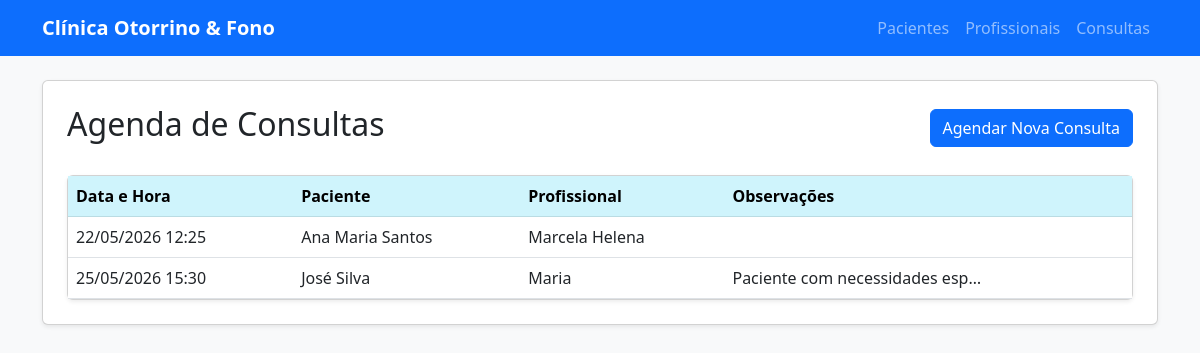
The app's page /logica/consultas/ with its own data.
### logica/models.py (models this page shows, shortened)
class Consulta(models.Model):
    paciente = models.ForeignKey(Paciente,on_delete=models.CASCADE)
    profissional = models.ForeignKey(Profissional,on_delete=models.CASCADE)
    data = models.DateTimeField()
    observacoes = models.TextField(blank=True, null=True)

class Paciente (models.Model):
    nome = models.CharField(max_length=100)
    cpf = models.CharField(max_length=14)
    telefone = models.CharField(max_length=15)
    email = models.EmailField(blank=True, null=True)

class Profissional (models.Model):
    ESPECIALIDADE_CHOICES = [
        ('Otorrinolaringologista', 'Otorrinolaringologista'),
        ('Fonoaudiólogo', 'Fonoaudiólogo'),
    ]
    nome = models.CharField(max_length=100)
    especialidade = models.CharField(max_length=100,
        choices=ESPECIALIDADE_CHOICES,
        default='Fonoaudiólogo'
    )
    registro = models.CharField(max_length=20)
    telefone = models.CharField(max_length=15, null=True, blank=True)

### logica/views.py (the view)
# urls.py: path('consultas/', views.consulta_list,name='consulta_list'),
def consulta_list(request):
    consultas = Consulta.objects.all().order_by('data')
    return render(request, 'logica/consulta_list.html', {'consultas': consultas})

### logica/templates/logica/consulta_list.html
{% extends 'logica/base.html' %}
{% block content %}
<div class="d-flex justify-content-between align-items-center mb-4">
    <h2>Agenda de Consultas</h2>
    <a href="{% url 'criar_consulta' %}" class="btn btn-primary">
        Agendar Nova Consulta
    </a>
</div>
<div class="card shadow-sm">
    <div class="card-body p-0">
        <table class="table table-hover mb-0">
            <thead class="table-info">
                <tr>
                    <th>Data e Hora</th>
                    <th>Paciente</th>
                    <th>Profissional</th>
                    <th>Observações</th>
                </tr>
            </thead>
            <tbody>
                {% for consulta in consultas %}
                <tr>
                    <td>{{ consulta.data|date:"d/m/Y H:i" }}</td>
                    <td>{{ consulta.paciente.nome }}</td>
                    <td>{{ consulta.profissional.nome }}</td>
                    <td>{{ consulta.observacoes|truncatechars:30 }}</td>
                </tr>
                {% empty %}
                <tr>
                    <td colspan="4" class="text-center text-muted py-4">
                        Nenhuma consulta agendada.
                    </td>
                </tr>
                {% endfor %}
            </tbody>
        </table>
    </div>
</div>
{% endblock %}

### records on screen
Consulta: data "22/05/2026 12:25", paciente.nome "Ana Maria Santos", profissional.nome "Marcela Helena"
Consulta: data "25/05/2026 15:30", paciente.nome "José Silva", profissional.nome "Maria", observacoes "Paciente com necessidades esp…"
